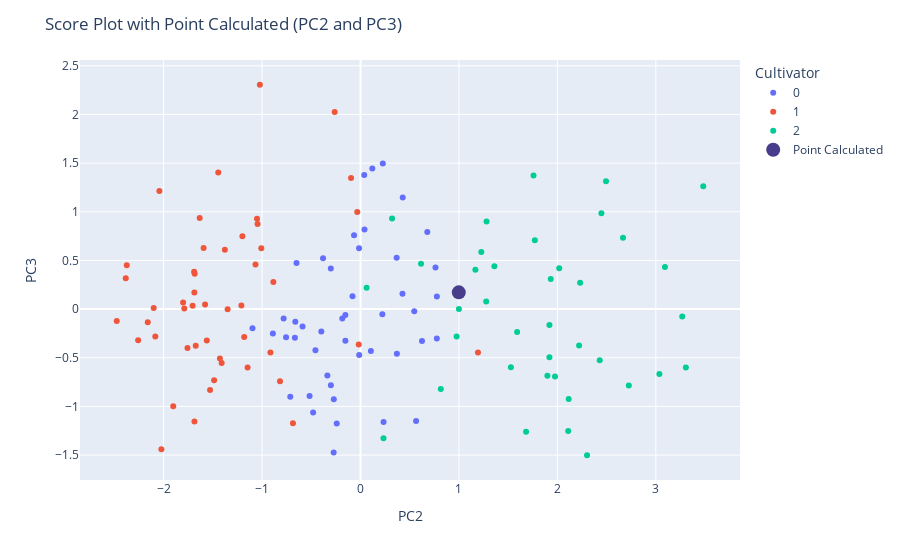

Notebook code cell kept with this figure:
### Markdown cell above
#### PC2 and PC3 Score plot

### Code cell
fig = px.scatter(pca3_results, x=1, y=2, color=scaled_df['cultivator']) # create 2D scoreplot for PC1 and PC2
fig.update_layout(
    title='Score Plot with Point Calculated (PC2 and PC3)',
    xaxis_title="PC2",
    yaxis_title="PC3",
    legend_title="Cultivator"
)

fig.add_trace( # plot the calculated score on the score plot
    go.Scatter(
        mode='markers',
        x=[score_pc2],
        y=[score_pc3],
        marker=dict(
            color='darkslateblue',
            size=14,
        ),
        showlegend=True,
        name='Point Calculated'
    )
)

fig.show()

### Figure 1 — Plotly figure (JSON) as saved in the notebook; plotly's stock layout.template omitted (floating-point values rounded to 4 significant figures)
{"data": [{"hovertemplate": "color=0<br>1=%{x}<br>2=%{y}<extra></extra>", "legendgroup": "0", "marker": {"color": "#636efa", "symbol": "circle"}, "mode": "markers", "name": "0", "orientation": "v", "showlegend": true, "type": "scatter", "x": [0.4289, -0.7809, -0.185, 0.7753, 0.2264, 0.6247, 0.2342, 0.6785, -0.271, 0.1054, -0.2413, -0.2725, 0.5647, 0.5461, 0.7617, 0.4263, 0.12, 0.03776, -0.6621, -0.89, -0.5171, -0.08109, -0.3006, -0.3366, -0.01333, -0.1536, -0.3018, -0.5887, -0.3805, -0.7562, -1.097, 0.04054, -0.6663, -0.6498, -0.4577, 0.3697, -0.7132, -0.4811, 0.222, 0.7758, -0.06547, -0.01466, 0.3672, -0.1535, -0.3981], "xaxis": "x", "y": [1.146, -0.09617, -0.09686, -0.303, 1.497, -0.328, -1.16, 0.7935, -0.9274, -0.4306, -1.174, -1.473, -1.149, -0.02316, 0.4286, 0.1569, 1.444, 1.379, -0.1291, -0.2514, -0.894, 0.1329, -0.7826, -0.6824, -0.4713, -0.06186, 0.4179, -0.1797, 0.5218, -0.2893, -0.1967, 0.8174, -0.2935, 0.4737, -0.4227, -0.4592, -0.9018, -1.062, -0.05168, 0.1285, 0.7576, 0.6245, 0.5277, -0.3259, -0.2295], "yaxis": "y"}, {"hovertemplate": "color=1<br>1=%{x}<br>2=%{y}<extra></extra>", "legendgroup": "1", "marker": {"color": "#EF553B", "symbol": "circle"}, "mode": "markers", "name": "1", "orientation": "v", "showlegend": true, "type": "scatter", "x": [-2.259, -1.051, -1.21, -1.687, -1.2, -1.528, -0.2623, -0.0959, -2.476, -1.41, -1.902, 1.193, -2.384, -1.684, -1.35, -1.579, -1.181, -2.022, -1.147, -0.9149, -0.686, -1.594, -2.043, -2.084, -1.067, -1.378, -1.561, -1.046, -1.802, -1.428, -1.487, -0.8176, -1.688, -2.374, -1.022, -1.69, -0.033, -2.161, -1.758, -2.101, -1.445, -0.01801, -1.008, -1.633, -1.705, -1.674, -0.8852, -1.79], "xaxis": "x", "y": [-0.3201, 0.9272, 0.03732, -1.156, 0.748, -0.8322, 2.025, 1.347, -0.122, -0.5544, -0.9975, -0.4448, 0.3169, 0.3628, -0.0009248, 0.04754, -0.2864, -1.44, -0.6003, -0.447, -1.173, 0.6289, 1.213, -0.2818, 0.458, 0.6097, -0.3217, 0.8743, 0.06807, -0.5087, -0.7309, -0.7405, 0.1696, 0.4513, 2.305, 0.3839, 0.9978, -0.1352, -0.4001, 0.01067, 1.405, -0.3646, 0.6243, 0.9365, 0.0352, -0.3769, 0.2795, 0.005624], "yaxis": "y"}, {"hovertemplate": "color=2<br>1=%{x}<br>2=%{y}<extra></extra>", "legendgroup": "2", "marker": {"color": "#00cc96", "symbol": "circle"}, "mode": "markers", "name": "2", "orientation": "v", "showlegend": true, "type": "scatter", "x": [0.3207, 0.06215, 0.2336, 1.528, 1.36, 2.447, 1.898, 1.167, 0.9998, 0.8159, 1.277, 1.933, 1.758, 1.227, 1.919, 2.22, 1.976, 3.036, 0.9762, 3.268, 2.725, 1.591, 2.019, 1.771, 1.28, 2.11, 2.43, 3.092, 2.115, 1.919, 2.494, 0.6149, 1.682, 2.301, 2.231, 3.482, 2.667, 3.305], "xaxis": "x", "y": [0.93, 0.2199, -1.326, -0.5973, 0.4393, 0.9846, -0.6846, 0.4047, 0.001709, -0.8219, 0.07735, 0.3099, 1.372, 0.5879, -0.4948, -0.375, -0.6924, -0.6678, -0.282, -0.07617, -0.7855, -0.2362, 0.4207, 0.7076, 0.901, -1.253, -0.5258, 0.4333, -0.924, -0.1632, 1.314, 0.4661, -1.259, -1.502, 0.2709, 1.263, 0.7323, -0.6005], "yaxis": "y"}, {"marker": {"color": "darkslateblue", "size": 14}, "mode": "markers", "name": "Point Calculated", "showlegend": true, "type": "scatter", "x": [0.9984], "y": [0.172]}], "layout": {"legend": {"title": {"text": "Cultivator"}, "tracegroupgap": 0}, "margin": {"t": 60}, "title": {"text": "Score Plot with Point Calculated (PC2 and PC3)"}, "xaxis": {"anchor": "y", "domain": [0, 1], "title": {"text": "PC2"}}, "yaxis": {"anchor": "x", "domain": [0, 1], "title": {"text": "PC3"}}}}
